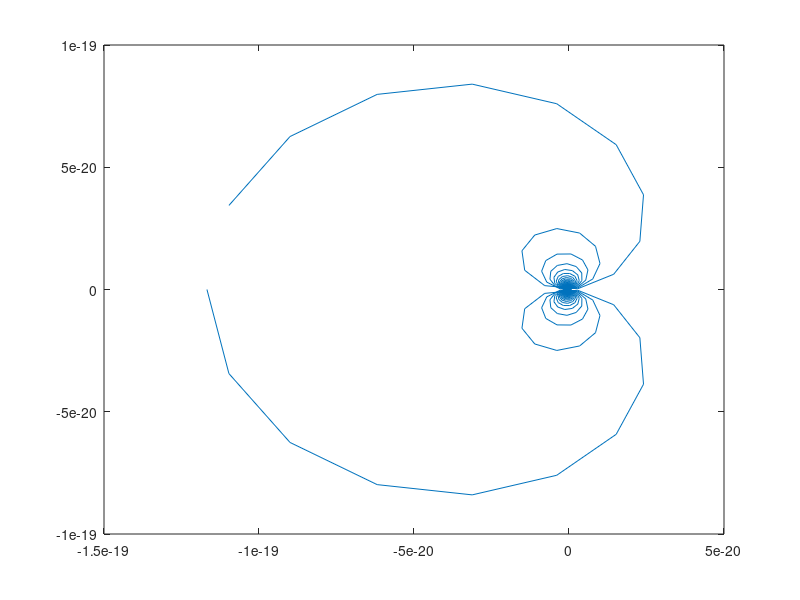
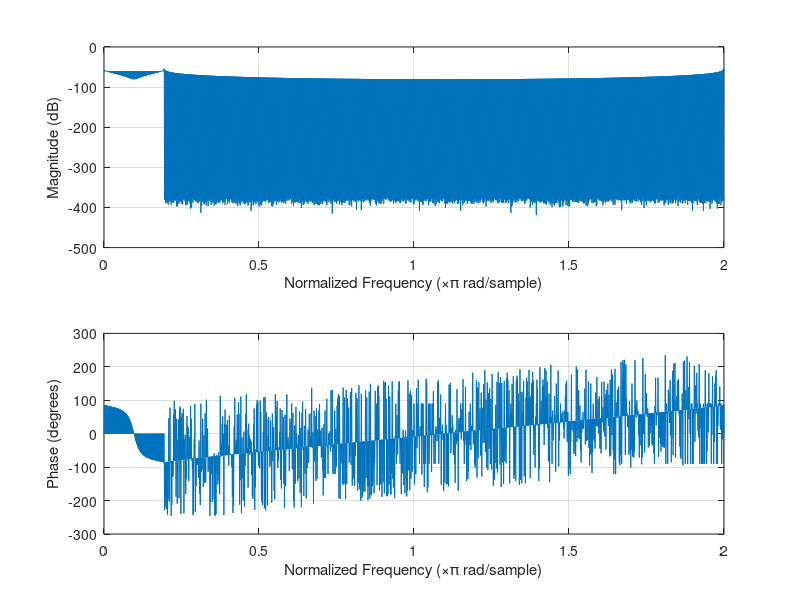

The MATLAB source for these figures, in order:
clc;
clear all;
close all;
f=50;
t=linspace(1,1,100);
x=sin(2*pi*5*t);
y=cos(2*pi*5*t);
N=1024;
Fs=f/2*linspace(0,1,N/2);
X=ifft(x,N)/N;
Y=ifft(y,N)/N;
plot(X),figure,freqz(Y)
% X=fft(x,N)/N;
% f=fs/2*linspace(0,1,N/2);
% X2=ifft(X,N)/N;
% %plot(f,abs(X(1:length(f))))
% X3=abs(X);
% X4=ifft(X);
% a=abs(X2(1:length(f)))
% plot(f,a)